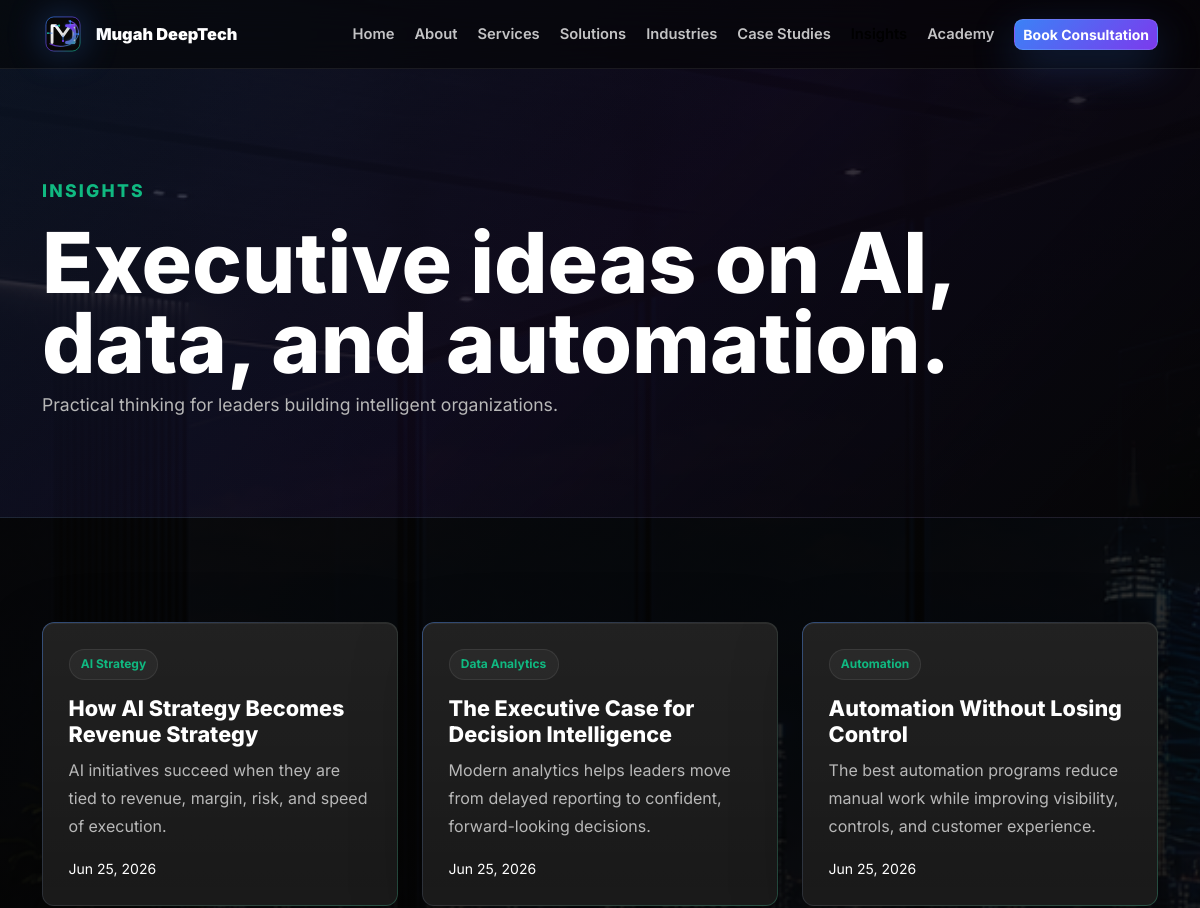
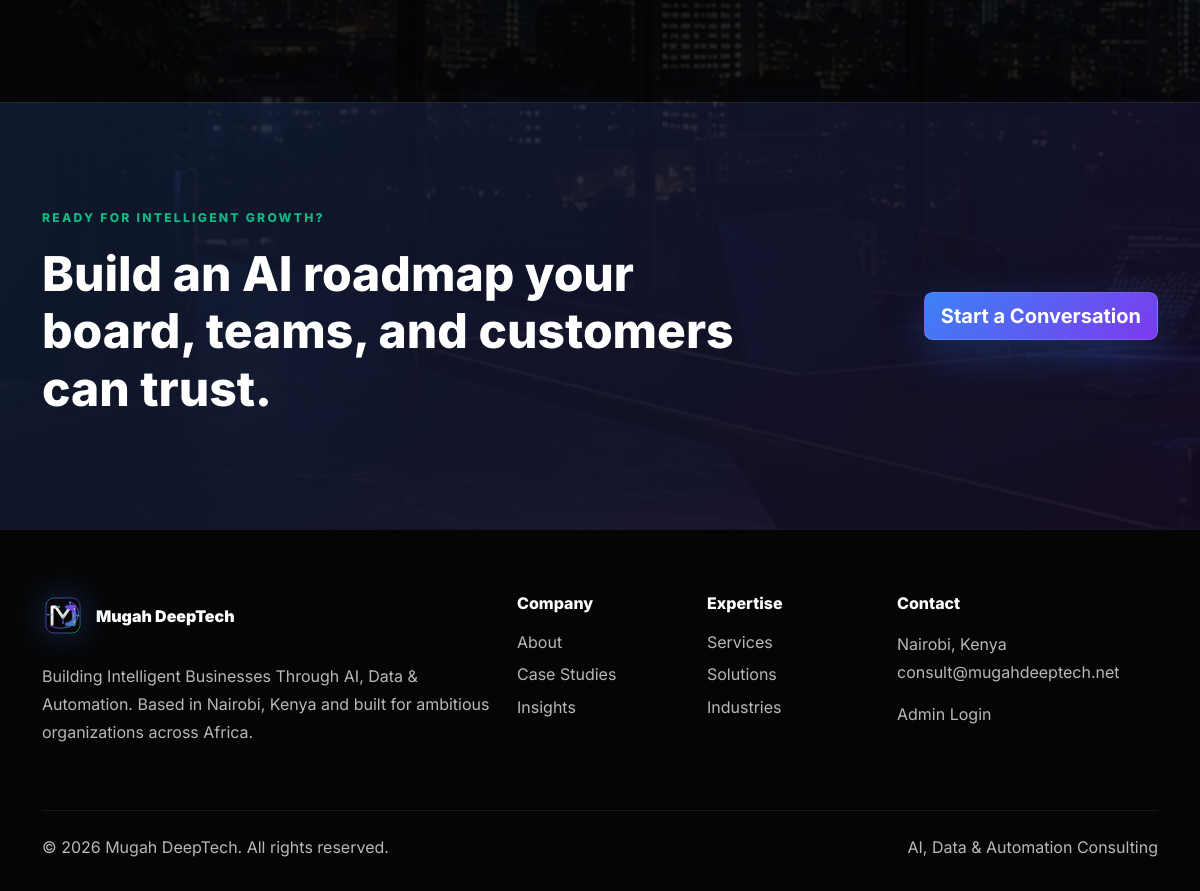
/insights.php, run on the app's committed database (2 pictures, top to bottom).
### tables this page shows
CREATE TABLE IF NOT EXISTS blog_posts (
    id INT UNSIGNED AUTO_INCREMENT PRIMARY KEY,
    title VARCHAR(220) NOT NULL,
    slug VARCHAR(220) NOT NULL UNIQUE,
    category VARCHAR(120) NOT NULL,
    excerpt TEXT NOT NULL,
    content LONGTEXT NULL,
    published TINYINT(1) NOT NULL DEFAULT 1,
    created_at TIMESTAMP DEFAULT CURRENT_TIMESTAMP,
    updated_at TIMESTAMP DEFAULT CURRENT_TIMESTAMP ON UPDATE CURRENT_TIMESTAMP,
    INDEX idx_posts_published (published),
    INDEX idx_posts_created (created_at)
);

### includes/functions.php (called while the page is built, shortened)
<?php
function e(?string $value): string
{
    return htmlspecialchars((string) $value, ENT_QUOTES, 'UTF-8');
}

### insights.php (the view, shortened to what this page needs)
<?php
require_once __DIR__ . '/includes/db.php';
require_once __DIR__ . '/includes/functions.php';
$stmt = $pdo->query('SELECT title, category, excerpt, created_at FROM blog_posts WHERE published = 1 ORDER BY created_at DESC');
$posts = $stmt->fetchAll();
include __DIR__ . '/includes/header.php';
?>
<section class="page-hero"><div class="container"><p class="eyebrow">Insights</p><h1>Executive ideas on AI, data, and automation.</h1><p>Practical thinking for leaders building intelligent organizations.</p></div></section>
<section class="section-pad">
    <div class="container">
        <div class="row g-4">
            <?php foreach ($posts as $post): ?>
                <div class="col-md-6 col-lg-4"><article class="glass-card h-100"><span class="tag"><?= e($post['category']); ?></span><h2><?= e($post['title']); ?></h2><p><?= e($post['excerpt']); ?></p><small><?= date('M d, Y', strtotime($post['created_at'])); ?></small></article></div>
            <?php endforeach; ?>
        </div>
    </div>
</section>
<?php include __DIR__ . '/includes/footer.php'; ?>

### assets/css/style.css (style rules this page uses)
:root { --bg: #050505; --bg-soft: #0A0A0A; --card: #141414; --border: rgba(255,255,255,0.08); --text: #FFFFFF; --muted: #B8B8B8; --blue: #3B82F6; --purple: #7C3AED; --green: #10B981; }
* { box-sizing: border-box; }
html { scroll-behavior: smooth; }
body { margin: 0; font-family: Inter, system-ui, -apple-system, BlinkMacSystemFont, "Segoe UI", sans-serif; background: linear-gradient(180deg, rgba(5,5,5,0.78), rgba(5,5,5,0.94)), url('../images/ai-consulting-hero.png') center top / cover fixed, linear-gradient(180deg, var(--bg), var(--bg-soft) 45%, var(--bg)); color: var(--text); letter-spacing: 0; }
p { color: var(--muted); line-height: 1.75; }
h1, h2, h3, h4, h5, h6 { letter-spacing: 0; font-weight: 800; }
.hero h1, .page-hero h1 { font-size: clamp(3rem, 7vw, 6.8rem); line-height: 0.95; max-width: 950px; }
.eyebrow { color: var(--green); text-transform: uppercase; letter-spacing: 0.14rem; font-weight: 800; font-size: 0.76rem; margin-bottom: 1rem; }
.section-pad { padding: 6.5rem 0; }
.glass-card, .dashboard-preview, .quote-card { position: relative; background: linear-gradient(180deg, rgba(255,255,255,0.055), rgba(255,255,255,0.025)), var(--card); border: 1px solid var(--border); border-radius: 0.75rem; padding: 1.6rem; box-shadow: inset 0 1px 0 rgba(255,255,255,0.06), 0 24px 70px rgba(0,0,0,0.28); }
.glass-card::before { content: ""; position: absolute; inset: -1px; border-radius: inherit; padding: 1px; background: linear-gradient(135deg, rgba(59,130,246,0.38), rgba(124,58,237,0), rgba(16,185,129,0.25)); mask: linear-gradient(#000 0 0) content-box, linear-gradient(#000 0 0); mask-composite: exclude; pointer-events: none; }
.glass-card h2 { font-size: 1.35rem; }
.industry-cloud span, .tag { display: inline-flex; border: 1px solid var(--border); background: rgba(255,255,255,0.045); border-radius: 999px; padding: 0.75rem 1rem; color: #fff; font-weight: 700; }
.tag { color: var(--green); padding: 0.35rem 0.7rem; font-size: 0.75rem; margin-bottom: 1rem; }
.page-hero { padding: 11rem 0 5rem; background: linear-gradient(135deg, rgba(59,130,246,0.12), rgba(124,58,237,0.08), rgba(5,5,5,0.92)); border-bottom: 1px solid var(--border); }
.page-hero p { max-width: 820px; font-size: 1.1rem; }

### data on the page
blog_posts: category "AI Strategy", title "How AI Strategy Becomes Revenue Strategy", excerpt "AI initiatives succeed when they are tied to revenue, margin, risk, and speed of execution.", created_at "Jun 25, 2026"
blog_posts: category "Data Analytics", title "The Executive Case for Decision Intelligence", excerpt "Modern analytics helps leaders move from delayed reporting to confident, forward-looking decisions.", created_at "Jun 25, 2026"
blog_posts: category "Automation", title "Automation Without Losing Control", excerpt "The best automation programs reduce manual work while improving visibility, controls, and customer experience.", created_at "Jun 25, 2026"
